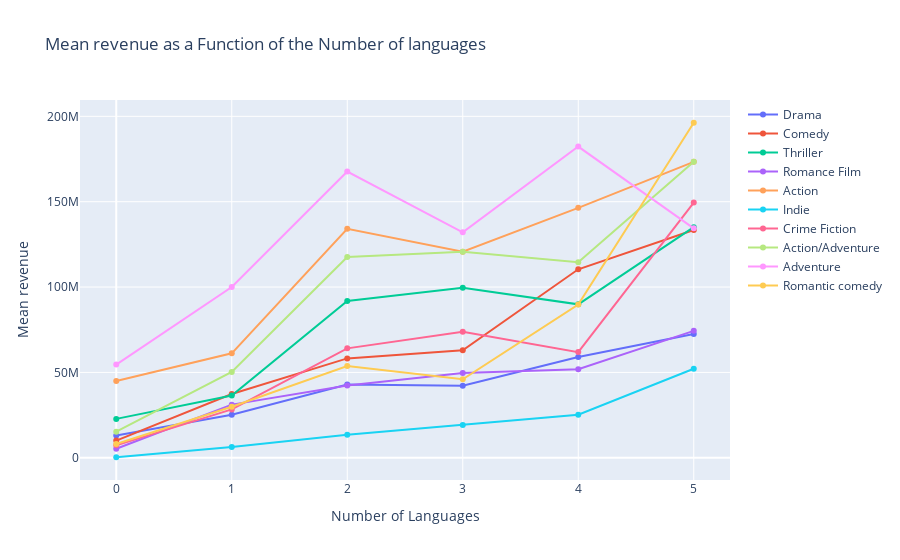

Notebook cell for this chart:
### Code cell
# Plot with mean revenue for each number of coproductions
fig = go.Figure()

# Plot lines for each of the top 10 genres
for genre in top_10_genres:
    genre_movies = language[language['genres'].apply(lambda x: genre in x if isinstance(x, list) else False)]
    fig.add_trace(go.Scatter(x=genre_movies.groupby('num_languages')['total_gross'].mean().index,
                             y=genre_movies.groupby('num_languages')['total_gross'].mean(),
                             mode='lines+markers',  # Add 'markers' to the mode
                             name=genre))

# Plot line for movies not in any of the top 10 genres


fig.update_layout(
    title='Mean revenue as a Function of the Number of languages',
    xaxis_title='Number of Languages',
    yaxis_title='Mean revenue',
   
)


# Save the plot as an HTML file
offline.plot(fig, filename='docs/plots/mean_rev_lang_genre.html', auto_open=False)


fig.show()

### Figure 1 — Plotly figure (JSON) as saved in the notebook; plotly's stock layout.template omitted (floating-point values rounded to 4 significant figures)
{"data": [{"mode": "lines+markers", "name": "Drama", "type": "scatter", "x": [0, 1, 2, 3, 4, 5], "y": [13030000.0, 25210000.0, 42960000.0, 42170000.0, 59050000.0, 72550000.0]}, {"mode": "lines+markers", "name": "Comedy", "type": "scatter", "x": [0, 1, 2, 3, 4, 5], "y": [10060000.0, 37380000.0, 58230000.0, 62940000.0, 110400000.0, 133406909]}, {"mode": "lines+markers", "name": "Thriller", "type": "scatter", "x": [0, 1, 2, 3, 4, 5], "y": [22790000.0, 36480000.0, 91820000.0, 99630000.0, 89870000.0, 135100000.0]}, {"mode": "lines+markers", "name": "Romance Film", "type": "scatter", "x": [0, 1, 2, 3, 4, 5], "y": [5267000.0, 31140000.0, 42380000.0, 49730000.0, 51900000.0, 74360000.0]}, {"mode": "lines+markers", "name": "Action", "type": "scatter", "x": [0, 1, 2, 3, 4, 5], "y": [45030000.0, 61190000.0, 134100000.0, 120700000.0, 146400000.0, 173300000.0]}, {"mode": "lines+markers", "name": "Indie", "type": "scatter", "x": [0, 1, 2, 3, 4, 5], "y": [318900.0, 6361000.0, 13530000.0, 19200000.0, 25210000.0, 52160130]}, {"mode": "lines+markers", "name": "Crime Fiction", "type": "scatter", "x": [0, 1, 2, 3, 4, 5], "y": [7289000.0, 28340000.0, 64090000.0, 73850000.0, 61900000.0, 149500000.0]}, {"mode": "lines+markers", "name": "Action/Adventure", "type": "scatter", "x": [0, 1, 2, 3, 4, 5], "y": [15320000.0, 50250000.0, 117600000.0, 120700000.0, 114500000.0, 173400000.0]}, {"mode": "lines+markers", "name": "Adventure", "type": "scatter", "x": [0, 1, 2, 3, 4, 5], "y": [54570000.0, 100000000.0, 167700000.0, 132100000.0, 182300000.0, 134400000.0]}, {"mode": "lines+markers", "name": "Romantic comedy", "type": "scatter", "x": [0, 1, 2, 3, 4, 5], "y": [8073000.0, 29900000.0, 53710000.0, 46020000.0, 89770000.0, 196200000.0]}], "layout": {"title": {"text": "Mean revenue as a Function of the Number of languages"}, "xaxis": {"title": {"text": "Number of Languages"}}, "yaxis": {"title": {"text": "Mean revenue"}}}}
